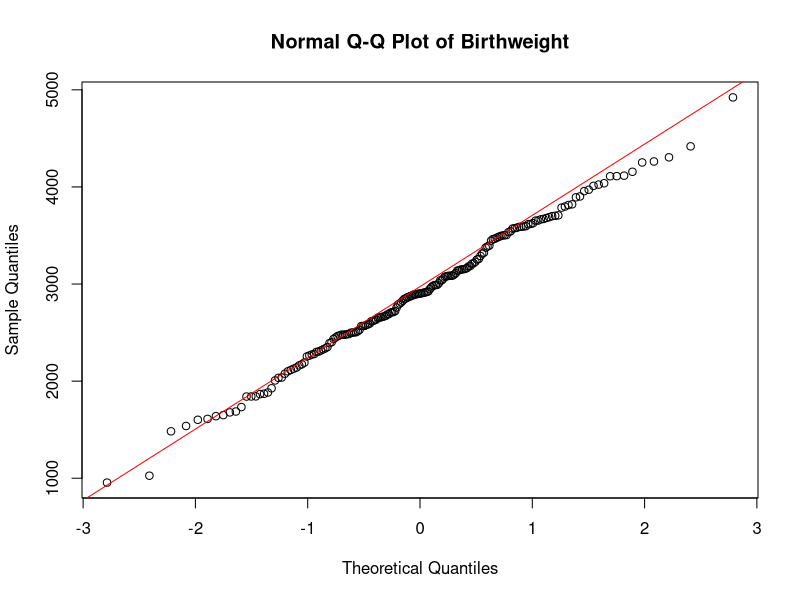
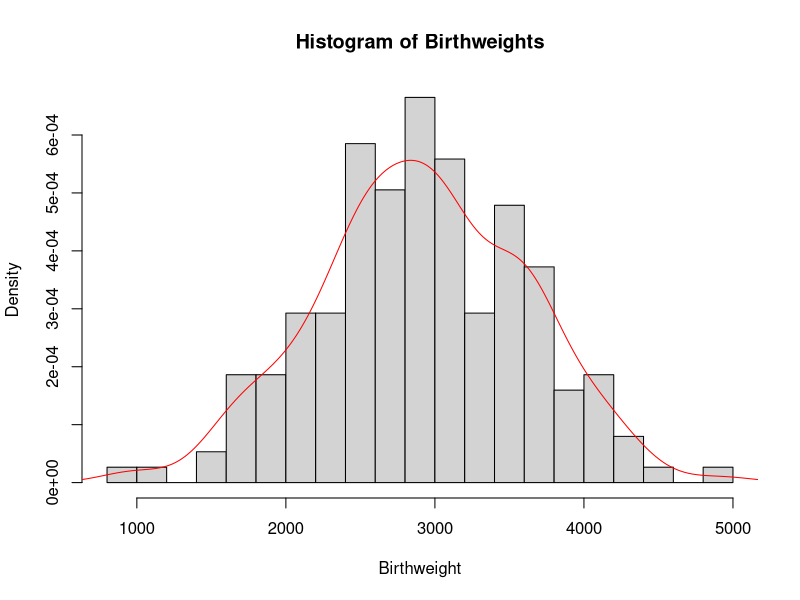
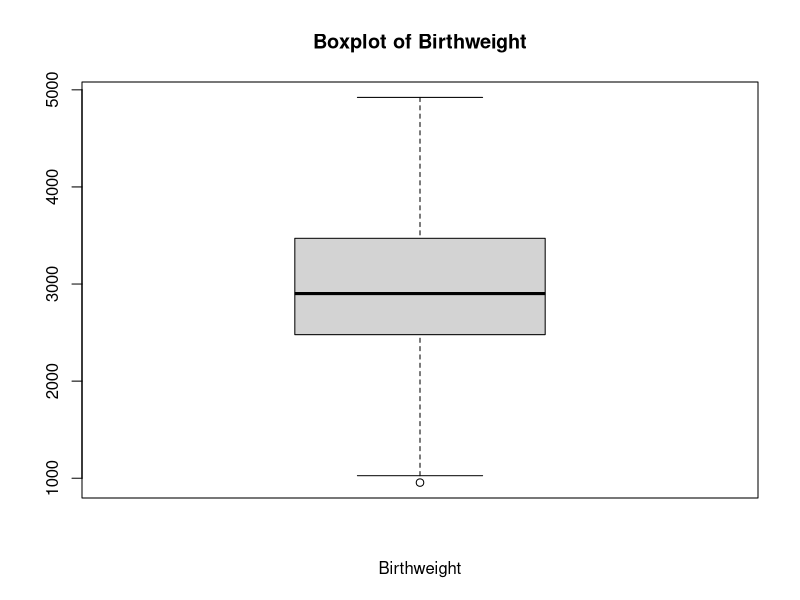
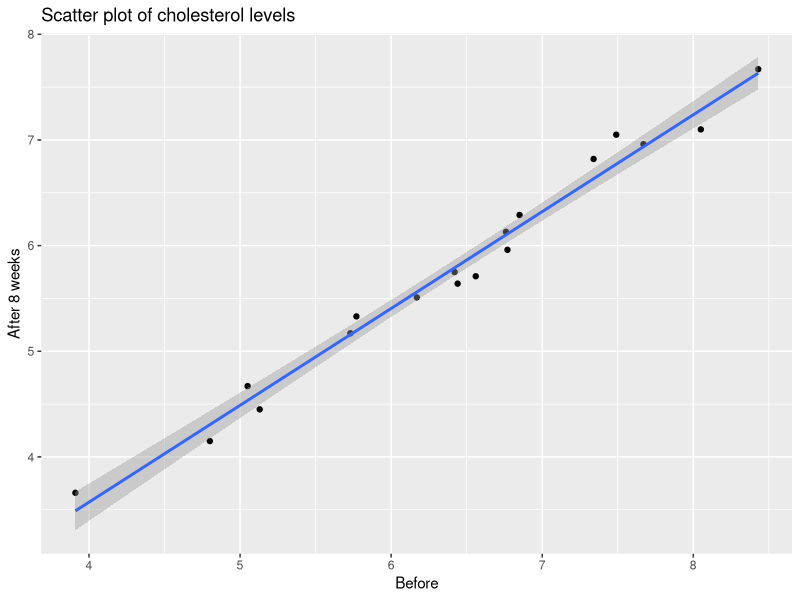
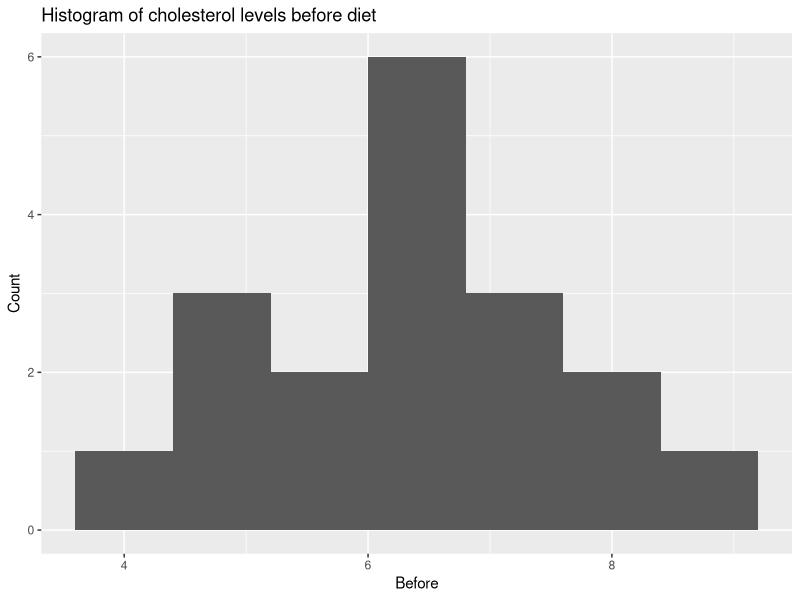
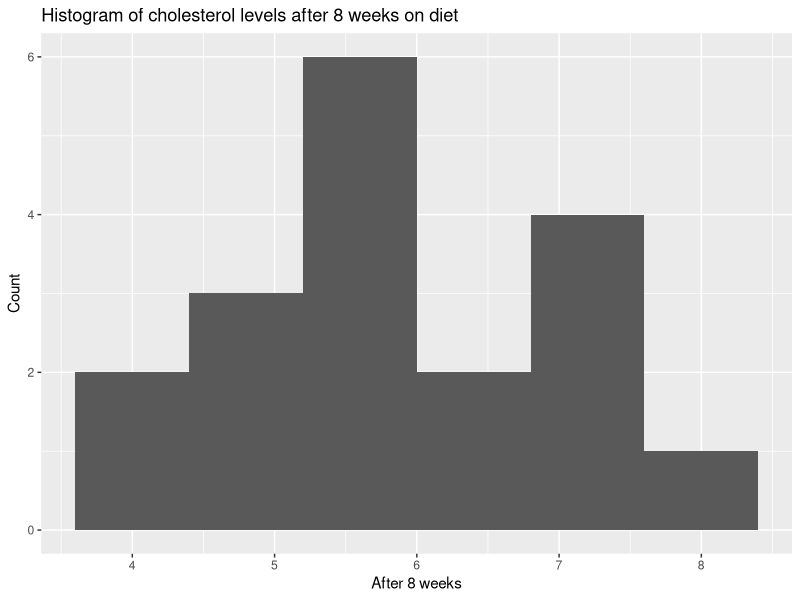

Recreate these plots in R, in order. (Note: this script raises an error after producing the figures.)
## ---- chunk 1
birthweight = read.table(file = "birthweight.txt", header = TRUE)
data= birthweight$birthweight

## ---- chunk 2
qqnorm(data, main = "Normal Q-Q Plot of Birthweight")
qqline(data,col=" red ")

# Check for normality with histogram
hist(x = data,breaks=15,main = "Histogram of Birthweights",
     xlab = " Birthweight ",freq = FALSE)
lines(x= density(x= data), col=" red ")

# Check for normality with boxplot
boxplot (data , main =" Boxplot of Birthweight ",
         xlab =" Birthweight ")#horizontal = TRUE)

## ---- chunk 3
shapiro.test(data)
## ---- chunk 4
# construct Confidence Interval
mu <- mean(data)
stnd <-sd(data)
CI <- 0.96
alpha <- 1-CI
# Calculate the margin of error for a 95% confidence interval
z <- qnorm(1 - alpha/2) # 98th percentile of standard normal distribution
# Calculate the margin of error
me <- z * stnd / sqrt(length(data))
# Calculate the confidence interval
lower_ci = mu - me
upper_ci = mu + me
# Print the confidence interval
cat("Confidence Interval: [", lower_ci, ", ", upper_ci, "]", sep = "")
## ---- chunk 5
# construct a bounded 96%-CI for mu(mean) 
for (sample_size in 1:1000) {
  lower_bound = mu - z*stnd/sqrt(sample_size)
  upper_bound = mu + z*stnd/sqrt(sample_size)
  CI_length <- upper_bound - lower_bound
  if (CI_length <= 100) {
    break
  }
}
cat("sample_size",sample_size)
## ---- chunk 6
# Compute a bootstrap 96%-CI for mu and compare it to the above CI.
library(boot)
B <- 1000 # Choose number of bootstrap resamples
boot_data <- boot(data, statistic = function(data, i) mean(data[i]), R = B)
boot_ci <- boot.ci(boot_data, type = "perc", conf = 0.96)
lower_bound_boot_ci <- boot_ci$percent[[4]]
upper_bound_boot_ci <- boot_ci$percent[[5]]
cat("boot_CI Confidence Interval: [", lower_bound_boot_ci, ", ", upper_bound_boot_ci, "]", sep = "")
## ---- chunk 7
# Verify this claim by using a one side t-test
t.test(data, mu = 2800, alternative = "greater")
## ---- chunk 8
# sign test
binom.test(sum(data > 2800), n=length(data), p = 0.5, alternative = "greater")
## ---- chunk 9
B = 1000; n = 50
psign = numeric(B) # will contain P-values of sign test
pttest = numeric(B) # will contain P-values of T test

for(i in 1:B) {
  x = sample(data, n)
  pttest[i] = t.test(x, mu=2800, alt='greater')[[3]] # extract P-value
  psign[i] = binom.test(sum(x>2800), n, alt='greater')[[3]] # extract P-value
}
power_ttest = sum(pttest<0.05)/B
power_sign = sum(psign<0.05)/B
cat("the powers of the t-test: ", power_ttest, ",  the powers of the sing test: ", power_sign, sep = "")
## ---- chunk 10
# Set the number of samples to take and the lower probability
n_samples = 1000
p_left = 0.25
# Create an empty vector to store the sample probabilities
sample_probabilities = numeric(n_samples)
# Take n_samples samples of size n_samples from the birthweight vector
# Calculate the proportion of samples that have a weight less than 2600 grams
# Store the sample proportion in the sample_probabilities vector
for(i in 1:n_samples){
  sample = sample(data, n_samples, replace = TRUE)
  sample_probabilities[i] = sum(sample < 2600)/n_samples
}
# Calculate the standard deviation of the sample proportions
sample_sd = sd(sample_probabilities)
# Calculate the mean of the sample proportions
p_hat = mean(sample_probabilities)
# margin of error 
me = p_hat - p_left
# Calculate the upper confidence interval
p_right = p_hat + me
# Calculate the z-score
z = me / sqrt((p_hat*(1-p_hat))/length(data))
# Calculate the level of significance
alpha = (1 - pnorm(z))*2
# Calculate the confidence level
confidence_level = 1 - alpha

cat("Confidence Interval: [", p_left, ", ", p_right, "]","confidence_level: ",confidence_level , sep = "")
## ---- chunk 11
male_means = c()
female_means = c()

for (i in 1:1000) {
  # Select 34 males and 28 females with birthweight < 2600 g
  male_2600 = sample(data< 2600, 34)
  female_2600 = sample(data[data < 2600], 28)
   # Select 61 males and 65 females with birthweight >= 2600 g
  male_others = sample(data[data >= 2600], 61)
  female_others = sample(data[data >= 2600], 65)
   # Combine the selected males and females with birthweight < 2600 g
  males = c(male_2600, male_others)
  females = c(female_2600, female_others)
  # Calculate the mean birthweight for males and females
  male_means = c(male_means, mean(males))
  female_means = c(female_means, mean(females))
}
# Calculate the mean of the sample means for males and females
mean(male_means)
mean(female_means)
# Perform a two-sample t-test assuming unequal variances
t.test(male_means, female_means)
## ---- chunk 12
#library('tidyverse')
cholesterol <- read.table("cholesterol.txt", header = TRUE)

library(ggplot2)

summary(cholesterol)

# Regression the 2 variables are highly correlated
ggplot(cholesterol, aes(x = Before, y = After8weeks)) +
  geom_point() +
  geom_smooth(method = "lm") +
  labs(x = "Before", y = "After 8 weeks", title = "Scatter plot of cholesterol levels")
cor(cholesterol$Before, cholesterol$After8weeks)


# creating histograms
ggplot(cholesterol, aes(x = Before)) +
  geom_histogram(binwidth = 0.8) +
  labs(x = "Before", y = "Count", title = "Histogram of cholesterol levels before diet")

shapiro.test(cholesterol$Before) # accept null, data is normal

ggplot(cholesterol, aes(x = After8weeks)) +
  geom_histogram(binwidth = 0.8) +
  labs(x = "After 8 weeks", y = "Count", title = "Histogram of cholesterol levels after 8 weeks on diet")
shapiro.test(after) # accept null, data is normal
# checking difference
diff <- cholesterol$Before - cholesterol$After8weeks

ggplot(cholesterol, aes(x = Before - After8weeks)) +
  geom_histogram(binwidth = 0.2) +
  labs(x = "Difference in cholesterol levels", y = "Count", title = "Histogram of differences before and after diet")

shapiro.test(diff) # accept null, data is normal
## ---- chunk 13
wilcox.test(cholesterol$Before, cholesterol$After8weeks, paired = TRUE)
#strong evidence to suggest that the margarine diet #had an effect on cholesterol levels.
## ---- chunk 14
# Calculate estimate for theta
theta_hat <- 2*mean(cholesterol$After8weeks) - 3
sigma <- sqrt((theta_hat-3)^2/12)

n <- length(cholesterol$After8weeks)
z <- qnorm(0.975)

lower <- theta_hat - z*(sigma/sqrt(n))
upper <- theta_hat + z*(sigma/sqrt(n))
#confidence interval
c(lower, upper)
## ---- chunk 15
after = cholesterol$After8weeks
# Define the test statistic function
T <- function(x) max(x)

# Set up the range of theta values to test
theta_vals <- seq(3, 12, by = 0.1)

# Create a vector to store the p-values for each theta value
p_vals <- rep(NA, length(theta_vals))

# Perform the bootstrap test for each theta value
for (i in seq_along(theta_vals)) {
  # Generate bootstrap samples
  boot_samples <- replicate(10000, runif(18, min = 3, max = theta_vals[i]))
  # Calculate test statistics for bootstrap samples
  boot_t <- apply(boot_samples, 2, T)
  # Calculate p-value
  p_vals[i] <- mean(boot_t >= max(after))
}

# Plot the p-values as a function of theta
plot(theta_vals, p_vals, type = "l", xlab = "theta", ylab = "p-value")
abline(h = 0.01, col = "yellow", lty = 2)
abline(h = 0.05, col = "red", lty = 2)
abline(h = 0.1, col = "blue", lty = 2)


## ---- chunk 16

# Median test
binom.test(sum(cholesterol$After8weeks<6),length(cholesterol$After8weeks),p=0.5,alt="less") 

binom.test(sum(cholesterol$After8weeks < 4.5), length(cholesterol$After8weeks), p = 0.25, alternative = "less", conf.level = 0.95)


## ---- chunk 17
data = read.table(file = "diet.txt", header = TRUE)
## ---- chunk 18
data$weight.lost=data$preweight-data$weight6weeks

## ---- chunk 19
before=data$preweight;after=data$weight6weeks
par(mfrow=c(1,2))


qqnorm(before)
hist(before) 
qqnorm(after)
hist(after) 
qqnorm(after-before)
hist(after-before) 
t.test(before,after,paired=TRUE) 
## ---- chunk 20
data$diet=factor(data$diet) 
dataaov=lm(weight.lost~diet,data=data)
anova(dataaov)
## ---- chunk 21
par(mfrow=c(1,2)); qqnorm(residuals(dataaov)) 
plot(fitted(dataaov),residuals(dataaov)) 
## ---- chunk 22

summary(dataaov) #can we use fitted(dataaov here as well? )

## ---- chunk 23
genderaov=lm(weight.lost~gender*diet,data=data)  
anova(genderaov) 
## ---- chunk 24
preddata=data.frame(diet=c("1","2","3"))
predict(dataaov,preddata) 
 

## ---- chunk 25
#install.packages('MASS')
library(MASS)
data(npk)
## ---- chunk 26
#Create a matrix of random plots
random_plots_matrix <- cbind(rep(1:24),rep(1:6, each = 4),
                             replicate(3, c(replicate(6, sample(c(1,1,0,0))))))
#Convert the matrix to a data frame
data_frame <- data.frame(random_plots_matrix)
#Set column names
header <- c("plot", "block", "N", "P", "K")
colnames(data_frame) <- header
#View the resulting data frame
head(data_frame)
## ---- chunk 27
# Subset the data to only include nitrogen treatment
npk_nitrogen  <- npk[npk$N == 1,]
# Calculate the average yield per block for nitrogen treatment
nitrogen_avg_yield  <- aggregate(yield ~ block, data = npk_nitrogen, FUN = mean)
# Subset the data to only include plots without nitrogen treatment
npk_no_nitrogen  <- npk[npk$N == 0,]
# Calculate the average yield per block for plots without nitrogen treatment
no_nitrogen_avg_yield  <- aggregate(yield ~ block, data = npk_no_nitrogen, FUN = mean)
# Make a boxplot comparing the average yield per block for nitrogen and no nitrogen treatments
boxplot(no_nitrogen_avg_yield$yield, nitrogen_avg_yield$yield, 
        names = c("No Nitrogen Treatment", "Nitrogen Treatment"), ylab = "yield")
#legend("topleft", legend = c("Nitrogen Treatment", "No Nitrogen Treatment"))


avg_yield <- apply(cbind(nitrogen_avg_yield[[2]], no_nitrogen_avg_yield[[2]]),1,function(x) unname(unlist(x)))
rownames(avg_yield)<- c("nitrogen_avg_yield","no_nitrogen_avg_yield")

barplot(avg_yield, col = c("#1b98e0", "#353436"),beside = TRUE,
        xlab="blocks",ylab = "yield", ylim=c(0,90),
        names.arg=c("1", "2", "3", "4", "5", "6"))

legend("topleft", legend = c("Nitrogen Treatment", "No Nitrogen Treatment"), 
       fill =c("#1b98e0", "#353436"))

## ---- chunk 28
# Check for normality with histogram
hist(x = npk$yield , breaks=7 ,main = "Histogram of yield",
     xlab = " yield ",freq = FALSE)
lines(x= density(x= npk$yield), col=" red ")

qqnorm(npk$yield)
qqline(npk$yield)

# Check for normality with boxplot
plot(yield ~ block + factor(N), data = npk) 
# Shapiro-Wilk test
shapiro.test(npk$yield)

## ---- chunk 29
twoANOVA <- aov(yield ~ block * factor(N), data = npk)
summary(twoANOVA)
## ---- chunk 30
model1 = lm(yield ~ N:block + P + K,data=npk)
model2 = lm(yield ~ P:block + N + K,data=npk)
model3 = lm(yield ~ K:block + P + N,data=npk)

print('model 1: ')
anova(pairwise_N)
print('model 2: ')
anova(pairwise_P)
print('model 3: ')
anova(pairwise_K)


model_add = lm(yield ~ N+P+K+block, data=npk)
print('model all sum: ')
anova(model_add)
